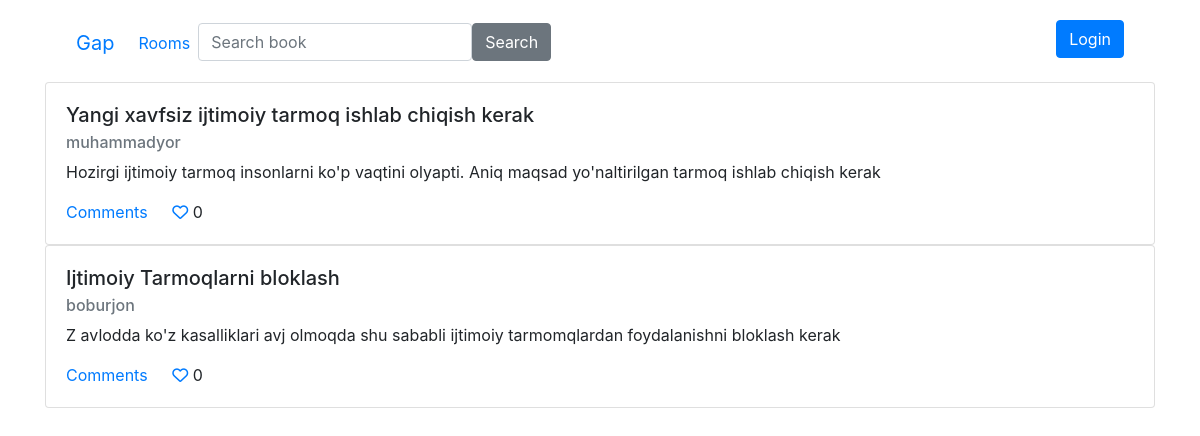
The app's page /gap/room/1/ with its own data.
### apps/gap/models.py (models this page shows, shortened)
class Opinion(AbstractModel):
    room = ForeignKey(Room, CASCADE, 'opinions')
    title = CharField(max_length=256)
    body = TextField()
    author = ForeignKey(User, CASCADE, 'opinions')
    @property
    def like_count(self):
        return self.opinionlike_set.count()

### apps/gap/views.py (the view)
# urls.py: path('room/<int:pk>/', RoomDetailView.as_view(), name='room'),
class RoomDetailView(View):
    def get(self, request, pk):
        room = Room.objects.get(pk=pk)
        opinions = sorted(Opinion.objects.filter(room=room), key=lambda o: o.like_count, reverse=True)
        context = {
            "room": room,
            "opinions": opinions
        }
        return render(request, 'gap/opinions.html', context=context)

### apps/gap/templates/gap/opinions.html (shortened to what this page needs)
{% extends 'base.html' %}
{% block body %}
    {% for opinion in opinions %}
        {% include 'gap/comment-cart.html' %}
    {% endfor %}
{% endblock %}

### templates/base.html (shortened to what this page needs)
<!doctype html>
<html lang="en">
<head>
    <link rel="stylesheet" href="https://cdn.jsdelivr.net/npm/bootstrap@4.0.0/dist/css/bootstrap.min.css"
>
</head>
<body>
<div class="container">
    <nav class="navbar navbar-expand-lg bg-body-tertiary mt-1">
        <div class="container-fluid">
            <a class="navbar-brand" href="{% url 'landing_page' %}">Gap</a>
            <div class="collapse navbar-collapse" id="navbarSupportedContent">
                <ul class="navbar-nav me-auto mb-2 mb-lg-0">
                    <li class="nav-item">
                        <a class="nav-link active" aria-current="page" href="{% url 'gap:rooms' %}">Rooms</a>
                    </li>
                    <li>
                        <form action="#" method="get" class="d-flex ms-4">
                            <input type="text" class="form-control" name="q" value="{{ param }}"
                                   placeholder="Search book">
                            <button type="submit" class="btn btn-secondary">Search</button>
                        </form>
                    </li>
                </ul>
            </div>
            <div class="me-5 mt-2">
                <ul type="none" class="me-5">
                    {% if request.user.is_authenticated %}
                        <button class="btn btn-secondary">{{ request.user.username }}</button>
                    {% else %}
                        <button class="btn btn-primary">Login</button>
                    {% endif %}
                </ul>
            </div>
        </div>
    </nav>
    {% block body %}
    {% endblock %}
</div>
</body>
</html>

### apps/gap/templates/gap/comment-cart.html
<div class="card">
    <div class="card-body">
        <h5 class="card-title">{{ opinion.title }}</h5>
        <h6 class="card-subtitle mb-2 text-muted">{{ opinion.author }}</h6>
        <p class="card-text">{{ opinion.body }}</p>
        <a href="#" class="card-link">Comments</a>
        <a href="{% url 'gap:opinion-like' opinion.pk %}" class="card-link">
            {% if opinion.like_count == 0 %}
                <i class="fa-regular fa-heart"></i>
            {% else %}
                <i class="fa-solid fa-heart"></i>
            {% endif %}
        </a> <span>{{ opinion.like_count }}</span>
    </div>
</div>

### records on screen
Opinion: title "Yangi xavfsiz ijtimoiy tarmoq ishlab chiqish kerak", author "muhammadyor", body "Hozirgi ijtimoiy tarmoq insonlarni ko'p vaqtini olyapti. Aniq maqsad yo'naltirilgan tarmoq ishlab chiqish kerak", like_count "0"
Opinion: title "Ijtimoiy Tarmoqlarni bloklash", author "boburjon", body "Z avlodda ko'z kasalliklari avj olmoqda shu sababli ijtimoiy tarmomqlardan foydalanishni bloklash kerak", like_count "0"
